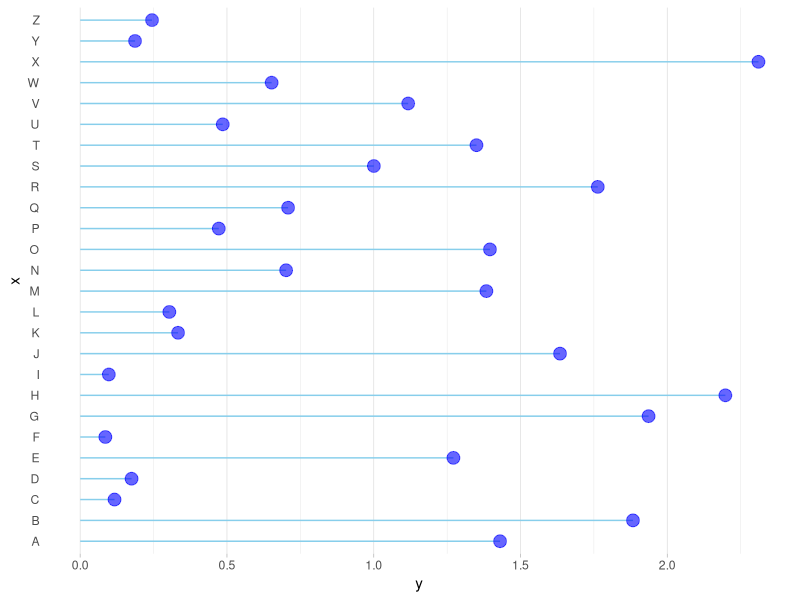

Write the R code that produced this figure. (Note: this script raises an error after producing the figure.)
# Libraries
library(ggplot2)

# Create data
data <- data.frame(
  x=LETTERS[1:26],
  y=abs(rnorm(26))
)

# Horizontal version
ggplot(data, aes(x=x, y=y)) +
  geom_segment( aes(x=x, xend=x, y=0, yend=y), color="skyblue") +
  geom_point( color="blue", size=4, alpha=0.6) +
  theme_light() +
  coord_flip() +
  theme(
    panel.grid.major.y = element_blank(),
    panel.border = element_blank(),
    axis.ticks.y = element_blank()
  )
Baseline

###2
# Libraries
library(ggplot2)

# Create data
data <- data.frame(x=seq(1,30), y=abs(rnorm(30)))

# Plot
ggplot(data, aes(x=x, y=y)) +
  geom_point() + 
  geom_segment( aes(x=x, xend=x, y=0, yend=y))

###4
